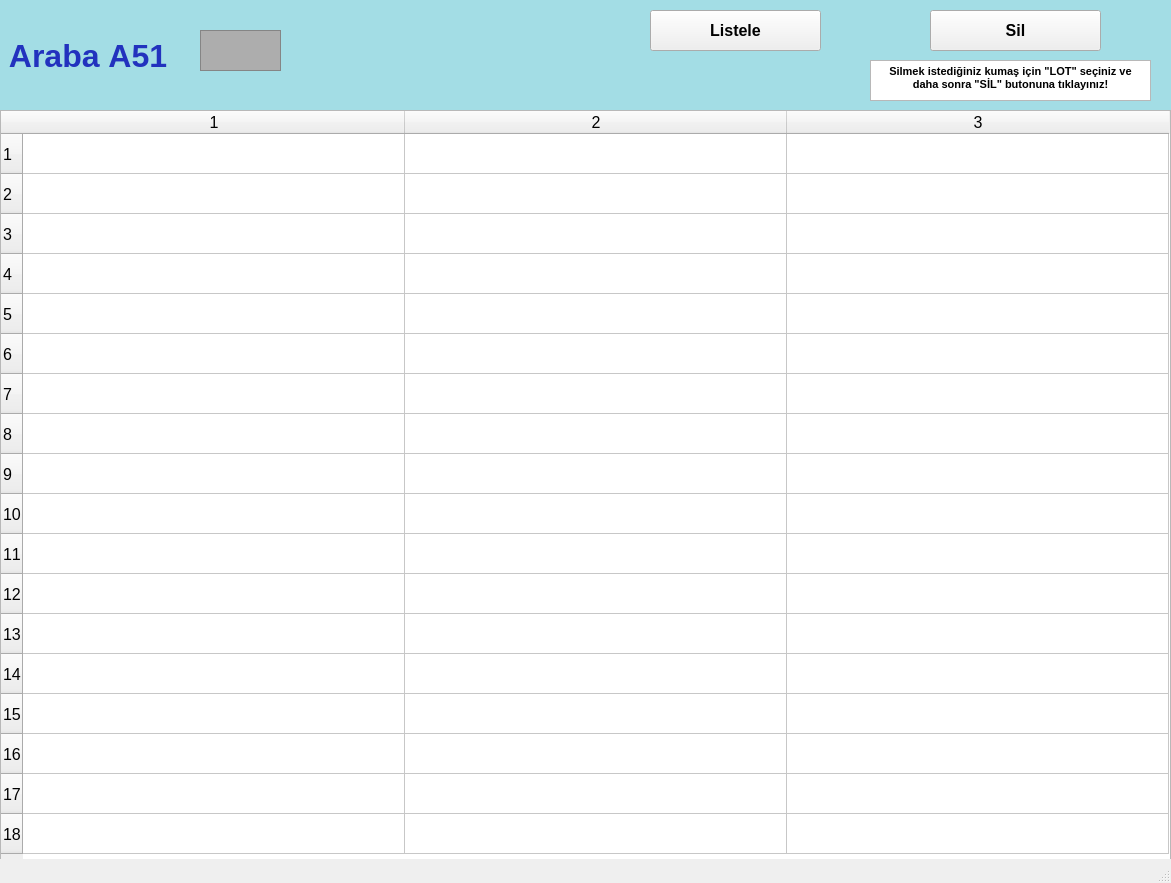
<?xml version="1.0" encoding="UTF-8"?>
<ui version="4.0">
 <class>arabalarA51_ekran</class>
 <widget class="QMainWindow" name="arabalarA51_ekran">
  <property name="geometry">
   <rect>
    <x>0</x>
    <y>0</y>
    <width>1171</width>
    <height>883</height>
   </rect>
  </property>
  <property name="font">
   <font>
    <pointsize>12</pointsize>
    <weight>50</weight>
    <bold>false</bold>
    <kerning>false</kerning>
   </font>
  </property>
  <property name="windowTitle">
   <string/>
  </property>
  <widget class="QWidget" name="centralwidget">
   <widget class="QLabel" name="arabaA1yazi_lbl">
    <property name="geometry">
     <rect>
      <x>0</x>
      <y>0</y>
      <width>1171</width>
      <height>111</height>
     </rect>
    </property>
    <property name="font">
     <font>
      <pointsize>24</pointsize>
      <weight>75</weight>
      <bold>true</bold>
     </font>
    </property>
    <property name="styleSheet">
     <string notr="true">background-color: rgb(163, 221, 229);
color: rgb(34, 50, 190);</string>
    </property>
    <property name="text">
     <string> Araba A51</string>
    </property>
   </widget>
   <widget class="QFrame" name="arabaA1_img">
    <property name="geometry">
     <rect>
      <x>200</x>
      <y>30</y>
      <width>81</width>
      <height>41</height>
     </rect>
    </property>
    <property name="styleSheet">
     <string notr="true">background-color: rgb(173, 173, 173);</string>
    </property>
    <property name="frameShape">
     <enum>QFrame::StyledPanel</enum>
    </property>
    <property name="frameShadow">
     <enum>QFrame::Raised</enum>
    </property>
   </widget>
   <widget class="QPushButton" name="listele51_btn">
    <property name="geometry">
     <rect>
      <x>650</x>
      <y>10</y>
      <width>171</width>
      <height>41</height>
     </rect>
    </property>
    <property name="font">
     <font>
      <pointsize>12</pointsize>
      <weight>75</weight>
      <bold>true</bold>
     </font>
    </property>
    <property name="text">
     <string>Listele</string>
    </property>
   </widget>
   <widget class="QTableWidget" name="A51_tw">
    <property name="geometry">
     <rect>
      <x>0</x>
      <y>110</y>
      <width>1171</width>
      <height>751</height>
     </rect>
    </property>
    <property name="baseSize">
     <size>
      <width>0</width>
      <height>0</height>
     </size>
    </property>
    <property name="rowCount">
     <number>18</number>
    </property>
    <property name="columnCount">
     <number>3</number>
    </property>
    <attribute name="horizontalHeaderVisible">
     <bool>true</bool>
    </attribute>
    <attribute name="horizontalHeaderCascadingSectionResizes">
     <bool>false</bool>
    </attribute>
    <attribute name="horizontalHeaderDefaultSectionSize">
     <number>382</number>
    </attribute>
    <attribute name="horizontalHeaderMinimumSectionSize">
     <number>38</number>
    </attribute>
    <attribute name="verticalHeaderDefaultSectionSize">
     <number>40</number>
    </attribute>
    <attribute name="verticalHeaderMinimumSectionSize">
     <number>23</number>
    </attribute>
    <row/>
    <row/>
    <row/>
    <row/>
    <row/>
    <row/>
    <row/>
    <row/>
    <row/>
    <row/>
    <row/>
    <row/>
    <row/>
    <row/>
    <row/>
    <row/>
    <row/>
    <row/>
    <column/>
    <column/>
    <column/>
   </widget>
   <widget class="QPushButton" name="sil51_btn">
    <property name="geometry">
     <rect>
      <x>930</x>
      <y>10</y>
      <width>171</width>
      <height>41</height>
     </rect>
    </property>
    <property name="font">
     <font>
      <pointsize>12</pointsize>
      <weight>75</weight>
      <bold>true</bold>
     </font>
    </property>
    <property name="text">
     <string>Sil</string>
    </property>
   </widget>
   <widget class="QTextBrowser" name="textBrowser">
    <property name="geometry">
     <rect>
      <x>870</x>
      <y>60</y>
      <width>281</width>
      <height>41</height>
     </rect>
    </property>
    <property name="html">
     <string>&lt;!DOCTYPE HTML PUBLIC &quot;-//W3C//DTD HTML 4.0//EN&quot; &quot;http://www.w3.org/TR/REC-html40/strict.dtd&quot;&gt;
&lt;html&gt;&lt;head&gt;&lt;meta name=&quot;qrichtext&quot; content=&quot;1&quot; /&gt;&lt;style type=&quot;text/css&quot;&gt;
p, li { white-space: pre-wrap; }
&lt;/style&gt;&lt;/head&gt;&lt;body style=&quot; font-family:'MS Shell Dlg 2'; font-size:12pt; font-weight:400; font-style:normal;&quot;&gt;
&lt;p align=&quot;center&quot; style=&quot; margin-top:0px; margin-bottom:0px; margin-left:0px; margin-right:0px; -qt-block-indent:0; text-indent:0px;&quot;&gt;&lt;span style=&quot; font-size:8pt; font-weight:600;&quot;&gt;Silmek istediğiniz kumaş için &amp;quot;LOT&amp;quot; seçiniz ve daha sonra &amp;quot;SİL&amp;quot; butonuna tıklayınız!&lt;/span&gt;&lt;/p&gt;&lt;/body&gt;&lt;/html&gt;</string>
    </property>
   </widget>
  </widget>
  <widget class="QStatusBar" name="statusbar"/>
 </widget>
 <resources/>
 <connections/>
</ui>
